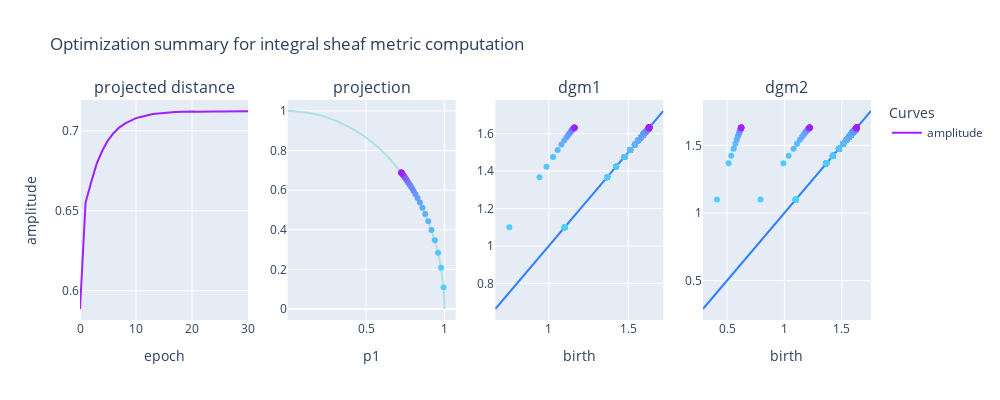

Here is the notebook cell this chart was saved with:
### Code cell
plot_optim(opt)

### Figure 1 — Plotly figure (JSON) as saved in the notebook; plotly's stock layout.template omitted (floating-point values rounded to 4 significant figures; data arrays with more than 128 entries replaced by an {"elided": "..."} marker saying what was removed)
{"data": [{"marker": {"color": "rgb(160, 32, 255)"}, "mode": "lines", "name": "amplitude", "type": "scatter", "x": [0, 1, 2, 3, 4, 5, 6, 7, 8, 9, 10, 11, 12, 13, 14, 15, 16, 17, 18, 19, 20, 21, 22, 23, 24, 25, 26, 27, 28, 29, 30], "xaxis": "x", "y": [0.5885, 0.6553, 0.6679, 0.6797, 0.6877, 0.6941, 0.6986, 0.702, 0.7045, 0.7064, 0.708, 0.7088, 0.7097, 0.7105, 0.7109, 0.711, 0.7115, 0.7118, 0.712, 0.7117, 0.712, 0.712, 0.7121, 0.7123, 0.7121, 0.7121, 0.7121, 0.7124, 0.7121, 0.712, 0.7122], "yaxis": "y"}, {"marker": {"color": "powderblue"}, "showlegend": false, "type": "scatter", "x": {"elided": "158 float values"}, "xaxis": "x2", "y": {"elided": "158 float values"}, "yaxis": "y2"}, {"marker": {"color": "rgb(80.0, 208.0, 255.0)"}, "mode": "markers", "name": "projection", "showlegend": false, "type": "scatter", "x": [0.9939], "xaxis": "x2", "y": [0.1104], "yaxis": "y2"}, {"marker": {"color": "rgb(82.58064516129032, 202.32258064516128, 255.0)"}, "mode": "markers", "name": "projection", "showlegend": false, "type": "scatter", "x": [0.9781], "xaxis": "x2", "y": [0.2083], "yaxis": "y2"}, {"marker": {"color": "rgb(85.16129032258064, 196.6451612903226, 255.0)"}, "mode": "markers", "name": "projection", "showlegend": false, "type": "scatter", "x": [0.9588], "xaxis": "x2", "y": [0.284], "yaxis": "y2"}, {"marker": {"color": "rgb(87.74193548387098, 190.96774193548387, 255.0)"}, "mode": "markers", "name": "projection", "showlegend": false, "type": "scatter", "x": [0.9379], "xaxis": "x2", "y": [0.3468], "yaxis": "y2"}, {"marker": {"color": "rgb(90.3225806451613, 185.29032258064515, 255.0)"}, "mode": "markers", "name": "projection", "showlegend": false, "type": "scatter", "x": [0.9168], "xaxis": "x2", "y": [0.3994], "yaxis": "y2"}, {"marker": {"color": "rgb(92.90322580645162, 179.61290322580646, 255.0)"}, "mode": "markers", "name": "projection", "showlegend": false, "type": "scatter", "x": [0.8964], "xaxis": "x2", "y": [0.4432], "yaxis": "y2"}, {"marker": {"color": "rgb(95.48387096774194, 173.93548387096774, 255.0)"}, "mode": "markers", "name": "projection", "showlegend": false, "type": "scatter", "x": [0.8771], "xaxis": "x2", "y": [0.4804], "yaxis": "y2"}, {"marker": {"color": "rgb(98.06451612903226, 168.25806451612902, 255.0)"}, "mode": "markers", "name": "projection", "showlegend": false, "type": "scatter", "x": [0.8594], "xaxis": "x2", "y": [0.5113], "yaxis": "y2"}, {"marker": {"color": "rgb(100.64516129032258, 162.5806451612903, 255.0)"}, "mode": "markers", "name": "projection", "showlegend": false, "type": "scatter", "x": [0.8428], "xaxis": "x2", "y": [0.5382], "yaxis": "y2"}, {"marker": {"color": "rgb(103.2258064516129, 156.90322580645162, 255.0)"}, "mode": "markers", "name": "projection", "showlegend": false, "type": "scatter", "x": [0.8283], "xaxis": "x2", "y": [0.5602], "yaxis": "y2"}, {"marker": {"color": "rgb(105.80645161290323, 151.2258064516129, 255.0)"}, "mode": "markers", "name": "projection", "showlegend": false, "type": "scatter", "x": [0.8151], "xaxis": "x2", "y": [0.5794], "yaxis": "y2"}, {"marker": {"color": "rgb(108.38709677419355, 145.5483870967742, 255.0)"}, "mode": "markers", "name": "projection", "showlegend": false, "type": "scatter", "x": [0.8032], "xaxis": "x2", "y": [0.5957], "yaxis": "y2"}, {"marker": {"color": "rgb(110.96774193548387, 139.8709677419355, 255.0)"}, "mode": "markers", "name": "projection", "showlegend": false, "type": "scatter", "x": [0.7924], "xaxis": "x2", "y": [0.61], "yaxis": "y2"}, {"marker": {"color": "rgb(113.54838709677419, 134.19354838709677, 255.0)"}, "mode": "markers", "name": "projection", "showlegend": false, "type": "scatter", "x": [0.783], "xaxis": "x2", "y": [0.622], "yaxis": "y2"}, {"marker": {"color": "rgb(116.12903225806451, 128.51612903225805, 255.0)"}, "mode": "markers", "name": "projection", "showlegend": false, "type": "scatter", "x": [0.7752], "xaxis": "x2", "y": [0.6317], "yaxis": "y2"}, {"marker": {"color": "rgb(118.70967741935485, 122.83870967741935, 255.0)"}, "mode": "markers", "name": "projection", "showlegend": false, "type": "scatter", "x": [0.7678], "xaxis": "x2", "y": [0.6407], "yaxis": "y2"}, {"marker": {"color": "rgb(121.29032258064515, 117.16129032258064, 255.0)"}, "mode": "markers", "name": "projection", "showlegend": false, "type": "scatter", "x": [0.7616], "xaxis": "x2", "y": [0.648], "yaxis": "y2"}, {"marker": {"color": "rgb(123.87096774193549, 111.48387096774194, 255.0)"}, "mode": "markers", "name": "projection", "showlegend": false, "type": "scatter", "x": [0.7558], "xaxis": "x2", "y": [0.6548], "yaxis": "y2"}, {"marker": {"color": "rgb(126.45161290322581, 105.80645161290322, 255.0)"}, "mode": "markers", "name": "projection", "showlegend": false, "type": "scatter", "x": [0.7506], "xaxis": "x2", "y": [0.6608], "yaxis": "y2"}, {"marker": {"color": "rgb(129.03225806451613, 100.12903225806451, 255.0)"}, "mode": "markers", "name": "projection", "showlegend": false, "type": "scatter", "x": [0.7469], "xaxis": "x2", "y": [0.6649], "yaxis": "y2"}, {"marker": {"color": "rgb(131.61290322580646, 94.4516129032258, 255.0)"}, "mode": "markers", "name": "projection", "showlegend": false, "type": "scatter", "x": [0.7432], "xaxis": "x2", "y": [0.6691], "yaxis": "y2"}, {"marker": {"color": "rgb(134.19354838709677, 88.77419354838709, 255.0)"}, "mode": "markers", "name": "projection", "showlegend": false, "type": "scatter", "x": [0.7399], "xaxis": "x2", "y": [0.6727], "yaxis": "y2"}, {"marker": {"color": "rgb(136.7741935483871, 83.09677419354838, 255.0)"}, "mode": "markers", "name": "projection", "showlegend": false, "type": "scatter", "x": [0.7371], "xaxis": "x2", "y": [0.6758], "yaxis": "y2"}, {"marker": {"color": "rgb(139.3548387096774, 77.41935483870967, 255.0)"}, "mode": "markers", "name": "projection", "showlegend": false, "type": "scatter", "x": [0.7344], "xaxis": "x2", "y": [0.6787], "yaxis": "y2"}, {"marker": {"color": "rgb(141.93548387096774, 71.74193548387098, 255.0)"}, "mode": "markers", "name": "projection", "showlegend": false, "type": "scatter", "x": [0.7322], "xaxis": "x2", "y": [0.681], "yaxis": "y2"}, {"marker": {"color": "rgb(144.51612903225805, 66.06451612903226, 255.0)"}, "mode": "markers", "name": "projection", "showlegend": false, "type": "scatter", "x": [0.7301], "xaxis": "x2", "y": [0.6834], "yaxis": "y2"}, {"marker": {"color": "rgb(147.09677419354838, 60.38709677419354, 255.0)"}, "mode": "markers", "name": "projection", "showlegend": false, "type": "scatter", "x": [0.7287], "xaxis": "x2", "y": [0.6848], "yaxis": "y2"}, {"marker": {"color": "rgb(149.67741935483872, 54.70967741935482, 255.0)"}, "mode": "markers", "name": "projection", "showlegend": false, "type": "scatter", "x": [0.727], "xaxis": "x2", "y": [0.6867], "yaxis": "y2"}, {"marker": {"color": "rgb(152.25806451612902, 49.03225806451613, 255.0)"}, "mode": "markers", "name": "projection", "showlegend": false, "type": "scatter", "x": [0.7256], "xaxis": "x2", "y": [0.6882], "yaxis": "y2"}, {"marker": {"color": "rgb(154.83870967741936, 43.35483870967741, 255.0)"}, "mode": "markers", "name": "projection", "showlegend": false, "type": "scatter", "x": [0.7249], "xaxis": "x2", "y": [0.6888], "yaxis": "y2"}, {"marker": {"color": "rgb(157.4193548387097, 37.67741935483869, 255.0)"}, "mode": "markers", "name": "projection", "showlegend": false, "type": "scatter", "x": [0.7243], "xaxis": "x2", "y": [0.6895], "yaxis": "y2"}, {"marker": {"color": "rgb(160.0, 32.0, 255.0)"}, "mode": "markers", "name": "projection", "showlegend": false, "type": "scatter", "x": [0.7242], "xaxis": "x2", "y": [0.6896], "yaxis": "y2"}, {"marker": {"color": "rgb(50, 129, 255)"}, "mode": "lines", "name": "diagonal", "showlegend": false, "type": "scatter", "x": [0.6629, 1.721], "xaxis": "x3", "y": [0.6629, 1.721], "yaxis": "y3"}, {"marker": {"color": "rgb(80.0, 208.0, 255.0)"}, "mode": "markers", "name": "(b,d)", "showlegend": false, "type": "scatter", "x": {"elided": "392 float values"}, "xaxis": "x3", "y": {"elided": "392 float values"}, "yaxis": "y3"}, {"marker": {"color": "rgb(82.66666666666667, 202.13333333333333, 255.0)"}, "mode": "markers", "name": "(b,d)", "showlegend": false, "type": "scatter", "x": {"elided": "392 float values"}, "xaxis": "x3", "y": {"elided": "392 float values"}, "yaxis": "y3"}, {"marker": {"color": "rgb(85.33333333333333, 196.26666666666668, 255.0)"}, "mode": "markers", "name": "(b,d)", "showlegend": false, "type": "scatter", "x": {"elided": "392 float values"}, "xaxis": "x3", "y": {"elided": "392 float values"}, "yaxis": "y3"}, {"marker": {"color": "rgb(88.0, 190.4, 255.0)"}, "mode": "markers", "name": "(b,d)", "showlegend": false, "type": "scatter", "x": {"elided": "392 float values"}, "xaxis": "x3", "y": {"elided": "392 float values"}, "yaxis": "y3"}, {"marker": {"color": "rgb(90.66666666666667, 184.53333333333333, 255.0)"}, "mode": "markers", "name": "(b,d)", "showlegend": false, "type": "scatter", "x": {"elided": "392 float values"}, "xaxis": "x3", "y": {"elided": "392 float values"}, "yaxis": "y3"}, {"marker": {"color": "rgb(93.33333333333333, 178.66666666666666, 255.0)"}, "mode": "markers", "name": "(b,d)", "showlegend": false, "type": "scatter", "x": {"elided": "392 float values"}, "xaxis": "x3", "y": {"elided": "392 float values"}, "yaxis": "y3"}, {"marker": {"color": "rgb(96.0, 172.8, 255.0)"}, "mode": "markers", "name": "(b,d)", "showlegend": false, "type": "scatter", "x": {"elided": "392 float values"}, "xaxis": "x3", "y": {"elided": "392 float values"}, "yaxis": "y3"}, {"marker": {"color": "rgb(98.66666666666666, 166.93333333333334, 255.0)"}, "mode": "markers", "name": "(b,d)", "showlegend": false, "type": "scatter", "x": {"elided": "392 float values"}, "xaxis": "x3", "y": {"elided": "392 float values"}, "yaxis": "y3"}, {"marker": {"color": "rgb(101.33333333333333, 161.06666666666666, 255.0)"}, "mode": "markers", "name": "(b,d)", "showlegend": false, "type": "scatter", "x": {"elided": "392 float values"}, "xaxis": "x3", "y": {"elided": "392 float values"}, "yaxis": "y3"}, {"marker": {"color": "rgb(104.0, 155.2, 255.0)"}, "mode": "markers", "name": "(b,d)", "showlegend": false, "type": "scatter", "x": {"elided": "392 float values"}, "xaxis": "x3", "y": {"elided": "392 float values"}, "yaxis": "y3"}, {"marker": {"color": "rgb(106.66666666666666, 149.33333333333334, 255.0)"}, "mode": "markers", "name": "(b,d)", "showlegend": false, "type": "scatter", "x": {"elided": "392 float values"}, "xaxis": "x3", "y": {"elided": "392 float values"}, "yaxis": "y3"}, {"marker": {"color": "rgb(109.33333333333333, 143.46666666666667, 255.0)"}, "mode": "markers", "name": "(b,d)", "showlegend": false, "type": "scatter", "x": {"elided": "392 float values"}, "xaxis": "x3", "y": {"elided": "392 float values"}, "yaxis": "y3"}, {"marker": {"color": "rgb(112.0, 137.60000000000002, 255.0)"}, "mode": "markers", "name": "(b,d)", "showlegend": false, "type": "scatter", "x": {"elided": "392 float values"}, "xaxis": "x3", "y": {"elided": "392 float values"}, "yaxis": "y3"}, {"marker": {"color": "rgb(114.66666666666666, 131.73333333333335, 255.0)"}, "mode": "markers", "name": "(b,d)", "showlegend": false, "type": "scatter", "x": {"elided": "392 float values"}, "xaxis": "x3", "y": {"elided": "392 float values"}, "yaxis": "y3"}, {"marker": {"color": "rgb(117.33333333333333, 125.86666666666667, 255.0)"}, "mode": "markers", "name": "(b,d)", "showlegend": false, "type": "scatter", "x": {"elided": "392 float values"}, "xaxis": "x3", "y": {"elided": "392 float values"}, "yaxis": "y3"}, {"marker": {"color": "rgb(120.0, 120.0, 255.0)"}, "mode": "markers", "name": "(b,d)", "showlegend": false, "type": "scatter", "x": {"elided": "392 float values"}, "xaxis": "x3", "y": {"elided": "392 float values"}, "yaxis": "y3"}, {"marker": {"color": "rgb(122.66666666666666, 114.13333333333334, 255.0)"}, "mode": "markers", "name": "(b,d)", "showlegend": false, "type": "scatter", "x": {"elided": "392 float values"}, "xaxis": "x3", "y": {"elided": "392 float values"}, "yaxis": "y3"}, {"marker": {"color": "rgb(125.33333333333333, 108.26666666666668, 255.0)"}, "mode": "markers", "name": "(b,d)", "showlegend": false, "type": "scatter", "x": {"elided": "392 float values"}, "xaxis": "x3", "y": {"elided": "392 float values"}, "yaxis": "y3"}, {"marker": {"color": "rgb(128.0, 102.4, 255.0)"}, "mode": "markers", "name": "(b,d)", "showlegend": false, "type": "scatter", "x": {"elided": "392 float values"}, "xaxis": "x3", "y": {"elided": "392 float values"}, "yaxis": "y3"}, {"marker": {"color": "rgb(130.66666666666666, 96.53333333333335, 255.0)"}, "mode": "markers", "name": "(b,d)", "showlegend": false, "type": "scatter", "x": {"elided": "392 float values"}, "xaxis": "x3", "y": {"elided": "392 float values"}, "yaxis": "y3"}, {"marker": {"color": "rgb(133.33333333333331, 90.66666666666667, 255.0)"}, "mode": "markers", "name": "(b,d)", "showlegend": false, "type": "scatter", "x": {"elided": "392 float values"}, "xaxis": "x3", "y": {"elided": "392 float values"}, "yaxis": "y3"}, {"marker": {"color": "rgb(136.0, 84.80000000000001, 255.0)"}, "mode": "markers", "name": "(b,d)", "showlegend": false, "type": "scatter", "x": {"elided": "392 float values"}, "xaxis": "x3", "y": {"elided": "392 float values"}, "yaxis": "y3"}, {"marker": {"color": "rgb(138.66666666666666, 78.93333333333334, 255.0)"}, "mode": "markers", "name": "(b,d)", "showlegend": false, "type": "scatter", "x": {"elided": "392 float values"}, "xaxis": "x3", "y": {"elided": "392 float values"}, "yaxis": "y3"}, {"marker": {"color": "rgb(141.33333333333331, 73.06666666666666, 255.0)"}, "mode": "markers", "name": "(b,d)", "showlegend": false, "type": "scatter", "x": {"elided": "392 float values"}, "xaxis": "x3", "y": {"elided": "392 float values"}, "yaxis": "y3"}, {"marker": {"color": "rgb(144.0, 67.20000000000002, 255.0)"}, "mode": "markers", "name": "(b,d)", "showlegend": false, "type": "scatter", "x": {"elided": "392 float values"}, "xaxis": "x3", "y": {"elided": "392 float values"}, "yaxis": "y3"}, {"marker": {"color": "rgb(146.66666666666666, 61.33333333333334, 255.0)"}, "mode": "markers", "name": "(b,d)", "showlegend": false, "type": "scatter", "x": {"elided": "392 float values"}, "xaxis": "x3", "y": {"elided": "392 float values"}, "yaxis": "y3"}, {"marker": {"color": "rgb(149.33333333333331, 55.46666666666667, 255.0)"}, "mode": "markers", "name": "(b,d)", "showlegend": false, "type": "scatter", "x": {"elided": "392 float values"}, "xaxis": "x3", "y": {"elided": "392 float values"}, "yaxis": "y3"}, {"marker": {"color": "rgb(152.0, 49.60000000000002, 255.0)"}, "mode": "markers", "name": "(b,d)", "showlegend": false, "type": "scatter", "x": {"elided": "392 float values"}, "xaxis": "x3", "y": {"elided": "392 float values"}, "yaxis": "y3"}, {"marker": {"color": "rgb(154.66666666666666, 43.73333333333335, 255.0)"}, "mode": "markers", "name": "(b,d)", "showlegend": false, "type": "scatter", "x": {"elided": "392 float values"}, "xaxis": "x3", "y": {"elided": "392 float values"}, "yaxis": "y3"}, {"marker": {"color": "rgb(157.33333333333331, 37.866666666666674, 255.0)"}, "mode": "markers", "name": "(b,d)", "showlegend": false, "type": "scatter", "x": {"elided": "392 float values"}, "xaxis": "x3", "y": {"elided": "392 float values"}, "yaxis": "y3"}, {"marker": {"color": "rgb(160.0, 32.0, 255.0)"}, "mode": "markers", "name": "(b,d)", "showlegend": false, "type": "scatter", "x": {"elided": "392 float values"}, "xaxis": "x3", "y": {"elided": "392 float values"}, "yaxis": "y3"}, {"marker": {"color": "rgb(50, 129, 255)"}, "mode": "lines", "name": "diagonal", "showlegend": false, "type": "scatter", "x": [0.29, 1.755], "xaxis": "x4", "y": [0.29, 1.755], "yaxis": "y4"}, {"marker": {"color": "rgb(80.0, 208.0, 255.0)"}, "mode": "markers", "name": "(b,d)", "showlegend": false, "type": "scatter", "x": {"elided": "392 float values"}, "xaxis": "x4", "y": {"elided": "392 float values"}, "yaxis": "y4"}, {"marker": {"color": "rgb(82.66666666666667, 202.13333333333333, 255.0)"}, "mode": "markers", "name": "(b,d)", "showlegend": false, "type": "scatter", "x": {"elided": "392 float values"}, "xaxis": "x4", "y": {"elided": "392 float values"}, "yaxis": "y4"}, {"marker": {"color": "rgb(85.33333333333333, 196.26666666666668, 255.0)"}, "mode": "markers", "name": "(b,d)", "showlegend": false, "type": "scatter", "x": {"elided": "392 float values"}, "xaxis": "x4", "y": {"elided": "392 float values"}, "yaxis": "y4"}, {"marker": {"color": "rgb(88.0, 190.4, 255.0)"}, "mode": "markers", "name": "(b,d)", "showlegend": false, "type": "scatter", "x": {"elided": "392 float values"}, "xaxis": "x4", "y": {"elided": "392 float values"}, "yaxis": "y4"}, {"marker": {"color": "rgb(90.66666666666667, 184.53333333333333, 255.0)"}, "mode": "markers", "name": "(b,d)", "showlegend": false, "type": "scatter", "x": {"elided": "392 float values"}, "xaxis": "x4", "y": {"elided": "392 float values"}, "yaxis": "y4"}, {"marker": {"color": "rgb(93.33333333333333, 178.66666666666666, 255.0)"}, "mode": "markers", "name": "(b,d)", "showlegend": false, "type": "scatter", "x": {"elided": "392 float values"}, "xaxis": "x4", "y": {"elided": "392 float values"}, "yaxis": "y4"}, {"marker": {"color": "rgb(96.0, 172.8, 255.0)"}, "mode": "markers", "name": "(b,d)", "showlegend": false, "type": "scatter", "x": {"elided": "392 float values"}, "xaxis": "x4", "y": {"elided": "392 float values"}, "yaxis": "y4"}, {"marker": {"color": "rgb(98.66666666666666, 166.93333333333334, 255.0)"}, "mode": "markers", "name": "(b,d)", "showlegend": false, "type": "scatter", "x": {"elided": "392 float values"}, "xaxis": "x4", "y": {"elided": "392 float values"}, "yaxis": "y4"}, {"marker": {"color": "rgb(101.33333333333333, 161.06666666666666, 255.0)"}, "mode": "markers", "name": "(b,d)", "showlegend": false, "type": "scatter", "x": {"elided": "392 float values"}, "xaxis": "x4", "y": {"elided": "392 float values"}, "yaxis": "y4"}, {"marker": {"color": "rgb(104.0, 155.2, 255.0)"}, "mode": "markers", "name": "(b,d)", "showlegend": false, "type": "scatter", "x": {"elided": "392 float values"}, "xaxis": "x4", "y": {"elided": "392 float values"}, "yaxis": "y4"}, {"marker": {"color": "rgb(106.66666666666666, 149.33333333333334, 255.0)"}, "mode": "markers", "name": "(b,d)", "showlegend": false, "type": "scatter", "x": {"elided": "392 float values"}, "xaxis": "x4", "y": {"elided": "392 float values"}, "yaxis": "y4"}, {"marker": {"color": "rgb(109.33333333333333, 143.46666666666667, 255.0)"}, "mode": "markers", "name": "(b,d)", "showlegend": false, "type": "scatter", "x": {"elided": "392 float values"}, "xaxis": "x4", "y": {"elided": "392 float values"}, "yaxis": "y4"}, {"marker": {"color": "rgb(112.0, 137.60000000000002, 255.0)"}, "mode": "markers", "name": "(b,d)", "showlegend": false, "type": "scatter", "x": {"elided": "392 float values"}, "xaxis": "x4", "y": {"elided": "392 float values"}, "yaxis": "y4"}, {"marker": {"color": "rgb(114.66666666666666, 131.73333333333335, 255.0)"}, "mode": "markers", "name": "(b,d)", "showlegend": false, "type": "scatter", "x": {"elided": "392 float values"}, "xaxis": "x4", "y": {"elided": "392 float values"}, "yaxis": "y4"}, {"marker": {"color": "rgb(117.33333333333333, 125.86666666666667, 255.0)"}, "mode": "markers", "name": "(b,d)", "showlegend": false, "type": "scatter", "x": {"elided": "392 float values"}, "xaxis": "x4", "y": {"elided": "392 float values"}, "yaxis": "y4"}, {"marker": {"color": "rgb(120.0, 120.0, 255.0)"}, "mode": "markers", "name": "(b,d)", "showlegend": false, "type": "scatter", "x": {"elided": "392 float values"}, "xaxis": "x4", "y": {"elided": "392 float values"}, "yaxis": "y4"}, {"marker": {"color": "rgb(122.66666666666666, 114.13333333333334, 255.0)"}, "mode": "markers", "name": "(b,d)", "showlegend": false, "type": "scatter", "x": {"elided": "392 float values"}, "xaxis": "x4", "y": {"elided": "392 float values"}, "yaxis": "y4"}, {"marker": {"color": "rgb(125.33333333333333, 108.26666666666668, 255.0)"}, "mode": "markers", "name": "(b,d)", "showlegend": false, "type": "scatter", "x": {"elided": "392 float values"}, "xaxis": "x4", "y": {"elided": "392 float values"}, "yaxis": "y4"}, {"marker": {"color": "rgb(128.0, 102.4, 255.0)"}, "mode": "markers", "name": "(b,d)", "showlegend": false, "type": "scatter", "x": {"elided": "392 float values"}, "xaxis": "x4", "y": {"elided": "392 float values"}, "yaxis": "y4"}, {"marker": {"color": "rgb(130.66666666666666, 96.53333333333335, 255.0)"}, "mode": "markers", "name": "(b,d)", "showlegend": false, "type": "scatter", "x": {"elided": "392 float values"}, "xaxis": "x4", "y": {"elided": "392 float values"}, "yaxis": "y4"}, {"marker": {"color": "rgb(133.33333333333331, 90.66666666666667, 255.0)"}, "mode": "markers", "name": "(b,d)", "showlegend": false, "type": "scatter", "x": {"elided": "392 float values"}, "xaxis": "x4", "y": {"elided": "392 float values"}, "yaxis": "y4"}, {"marker": {"color": "rgb(136.0, 84.80000000000001, 255.0)"}, "mode": "markers", "name": "(b,d)", "showlegend": false, "type": "scatter", "x": {"elided": "392 float values"}, "xaxis": "x4", "y": {"elided": "392 float values"}, "yaxis": "y4"}, {"marker": {"color": "rgb(138.66666666666666, 78.93333333333334, 255.0)"}, "mode": "markers", "name": "(b,d)", "showlegend": false, "type": "scatter", "x": {"elided": "392 float values"}, "xaxis": "x4", "y": {"elided": "392 float values"}, "yaxis": "y4"}, {"marker": {"color": "rgb(141.33333333333331, 73.06666666666666, 255.0)"}, "mode": "markers", "name": "(b,d)", "showlegend": false, "type": "scatter", "x": {"elided": "392 float values"}, "xaxis": "x4", "y": {"elided": "392 float values"}, "yaxis": "y4"}, {"marker": {"color": "rgb(144.0, 67.20000000000002, 255.0)"}, "mode": "markers", "name": "(b,d)", "showlegend": false, "type": "scatter", "x": {"elided": "392 float values"}, "xaxis": "x4", "y": {"elided": "392 float values"}, "yaxis": "y4"}, {"marker": {"color": "rgb(146.66666666666666, 61.33333333333334, 255.0)"}, "mode": "markers", "name": "(b,d)", "showlegend": false, "type": "scatter", "x": {"elided": "392 float values"}, "xaxis": "x4", "y": {"elided": "392 float values"}, "yaxis": "y4"}, {"marker": {"color": "rgb(149.33333333333331, 55.46666666666667, 255.0)"}, "mode": "markers", "name": "(b,d)", "showlegend": false, "type": "scatter", "x": {"elided": "392 float values"}, "xaxis": "x4", "y": {"elided": "392 float values"}, "yaxis": "y4"}, {"marker": {"color": "rgb(152.0, 49.60000000000002, 255.0)"}, "mode": "markers", "name": "(b,d)", "showlegend": false, "type": "scatter", "x": {"elided": "392 float values"}, "xaxis": "x4", "y": {"elided": "392 float values"}, "yaxis": "y4"}, {"marker": {"color": "rgb(154.66666666666666, 43.73333333333335, 255.0)"}, "mode": "markers", "name": "(b,d)", "showlegend": false, "type": "scatter", "x": {"elided": "392 float values"}, "xaxis": "x4", "y": {"elided": "392 float values"}, "yaxis": "y4"}, {"marker": {"color": "rgb(157.33333333333331, 37.866666666666674, 255.0)"}, "mode": "markers", "name": "(b,d)", "showlegend": false, "type": "scatter", "x": {"elided": "392 float values"}, "xaxis": "x4", "y": {"elided": "392 float values"}, "yaxis": "y4"}, {"marker": {"color": "rgb(160.0, 32.0, 255.0)"}, "mode": "markers", "name": "(b,d)", "showlegend": false, "type": "scatter", "x": {"elided": "392 float values"}, "xaxis": "x4", "y": {"elided": "392 float values"}, "yaxis": "y4"}], "layout": {"annotations": [{"font": {"size": 16}, "showarrow": false, "text": "projected distance", "x": 0.1062, "xanchor": "center", "xref": "paper", "y": 1, "yanchor": "bottom", "yref": "paper"}, {"font": {"size": 16}, "showarrow": false, "text": "projection", "x": 0.3688, "xanchor": "center", "xref": "paper", "y": 1, "yanchor": "bottom", "yref": "paper"}, {"font": {"size": 16}, "showarrow": false, "text": "dgm1", "x": 0.6313, "xanchor": "center", "xref": "paper", "y": 1, "yanchor": "bottom", "yref": "paper"}, {"font": {"size": 16}, "showarrow": false, "text": "dgm2", "x": 0.8938, "xanchor": "center", "xref": "paper", "y": 1, "yanchor": "bottom", "yref": "paper"}], "height": 400, "legend": {"title": {"text": "Curves"}}, "title": {"text": "Optimization summary for integral sheaf metric computation"}, "width": 1000, "xaxis": {"anchor": "y", "domain": [0, 0.2125], "title": {"text": "epoch"}}, "xaxis2": {"anchor": "y2", "domain": [0.2625, 0.475], "title": {"text": "p1"}}, "xaxis3": {"anchor": "y3", "domain": [0.525, 0.7375], "title": {"text": "birth"}}, "xaxis4": {"anchor": "y4", "domain": [0.7875, 1], "title": {"text": "birth"}}, "yaxis": {"anchor": "x", "domain": [0, 1], "title": {"text": "amplitude"}}, "yaxis2": {"anchor": "x2", "domain": [0, 1]}, "yaxis3": {"anchor": "x3", "domain": [0, 1]}, "yaxis4": {"anchor": "x4", "domain": [0, 1]}}}
